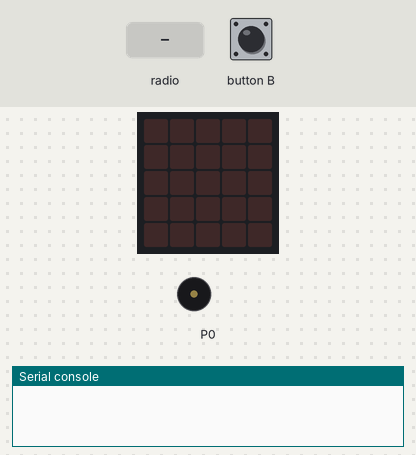
Bench run of a program on a simulated BBC micro:bit (MakeCode). On the bench: the board's 5×5 LED display, buzzer (waves = sounding), the last lines printed to the serial console. Inputs (shaded band) come from the test bench. No radio messages arrive unless stated (any console line starting 'radio sent:' is added by the test bench).

Above: at 1.2 s.
1.3 s: radio message "0" arrives
At 1.7 s:
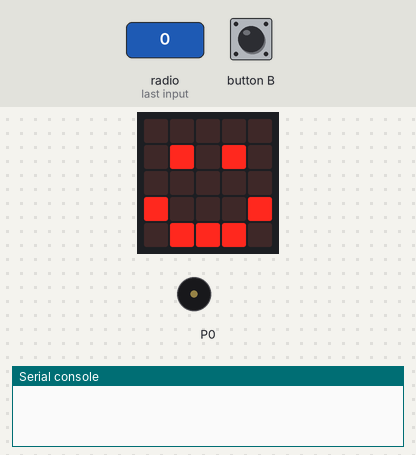
At 2.3 s:
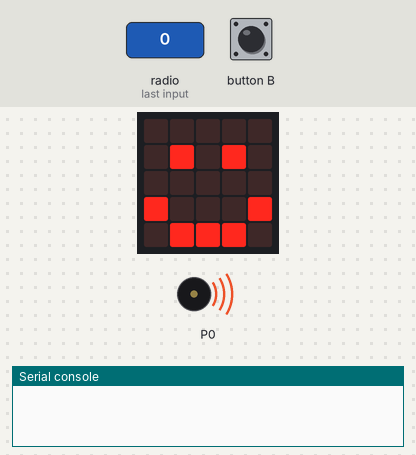
4.3 s: button B pressed for 0.15 s
At 5.6 s:
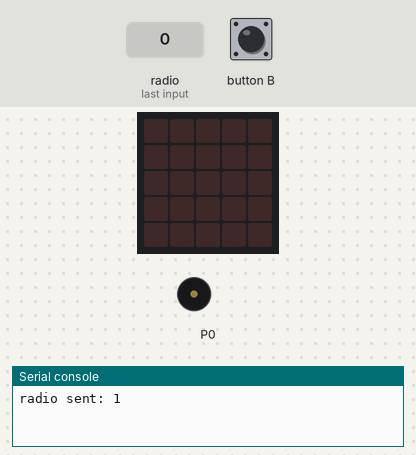
Timing chart, 0 to 7.3 s (numbered marks = the images above; inputs shaded):
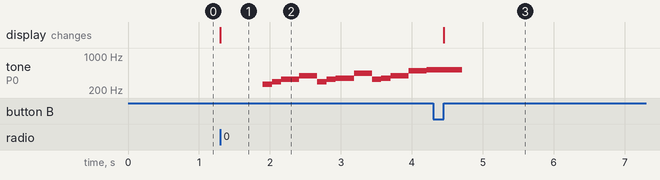

Measured:
- after the input at 1.3 s, tone on P0: plays 262 Hz for 0.13 s, 294 Hz for 0.13 s, 330 Hz for 0.26 s, 392 Hz for 0.26 s, 294 Hz for 0.13 s, 330 Hz for 0.13 s … (13 notes in this stretch), starting after 0.60 s; the display: changes at once (image 1)
- after the input at 4.3 s, the display: changes after 0.15 s (image 3)

The program:

main.ts
```typescript
radio.onReceivedNumber(function (receivedNumber) {
    if (receivedNumber == 0) {
        basic.showIcon(IconNames.Happy)
        music.startMelody(music.builtInMelody(Melodies.Ringtone), MelodyOptions.Once)
    }
})
input.onButtonPressed(Button.B, function () {
    radio.sendNumber(1)
    basic.clearScreen()
})
radio.setGroup(1)
```

test.ts
```typescript
// テストはここに来ます。このパッケージが拡張機能として使用されるときにはコンパイルされません。
```
